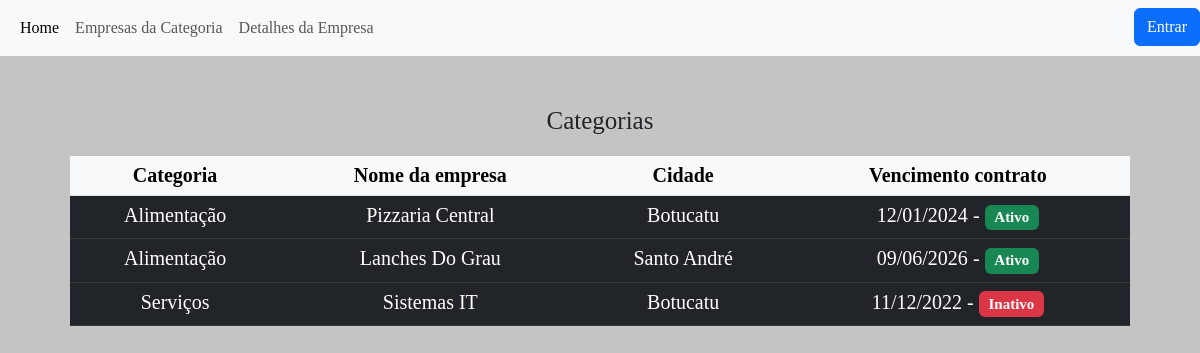
/categories.php, run on the app's committed database.
### tables this page shows
CREATE TABLE `companies` (
  `id` int(11) NOT NULL,
  `name` varchar(250) DEFAULT NULL,
  `category_id` int(11) DEFAULT NULL,
  `city` varchar(100) DEFAULT NULL,
  `state` varchar(2) DEFAULT NULL,
  `description` text DEFAULT NULL,
  `address` varchar(250) DEFAULT NULL,
  `created` datetime DEFAULT NULL,
  `modified` datetime DEFAULT NULL
);

CREATE TABLE `company_categories` (
  `id` int(11) NOT NULL,
  `name` varchar(250) DEFAULT NULL,
  `created` datetime DEFAULT NULL
);

CREATE TABLE `contracts` (
  `id` int(11) NOT NULL,
  `company_owner` varchar(250) DEFAULT NULL,
  `company_id` int(11) DEFAULT NULL,
  `seller_name` varchar(250) DEFAULT NULL,
  `expire_date` date DEFAULT NULL,
  `created` datetime DEFAULT NULL
);

### public/categories.php (the view, shortened to what this page needs)
<?php
include('../auth/connection.php');
$sql = "SELECT companies.id, companies.name, companies.city, companies.state, company_categories.name AS category_name, contracts.expire_date
FROM companies
INNER JOIN company_categories ON companies.category_id = company_categories.id
LEFT JOIN contracts ON companies.id = contracts.company_id
ORDER BY company_categories.name, contracts.expire_date";
$result = $mysqli->query($sql);
?>
<!doctype html>
<html lang="pt-br">
<head>
  <link href="https://cdn.jsdelivr.net/npm/bootstrap@5.3.0/dist/css/bootstrap.min.css" rel="stylesheet">
  <link rel="stylesheet" href="../css/styles.css">
</head>
<body>
  <header>
    <nav class="navbar navbar-expand-lg bg-body-tertiary">
      <div class="container-fluid">
        <div class="collapse navbar-collapse" id="navbarSupportedContent">
          <ul class="navbar-nav me-auto mb-2 mb-lg-0">
            <a class="nav-link active" aria-current="page" href="index.php">Home</a>
            <li class="nav-item">
              <a class="nav-link" href="categories.php">Empresas da Categoria</a>
            </li>
            <li class="nav-item">
              <a class="nav-link" href="details.php">Detalhes da Empresa</a>
            </li>
            <div class="btnoff">
              <a href="../auth/login.php"><button class="btn btn-primary position-absolute bottom-25 end-0" type="button">Entrar</button></a>
            </div>
        </div>
      </div>
    </nav>
  </header>
  <main>
    <h1>Categorias</h1>
    <div class="principal">
      <div class="table-responsive">
        <table class="table table-dark table-hover">
          <thead class="table-light">
            <tr>
              <th scope="col">Categoria</th>
              <th scope="col">Nome da empresa</th>
              <th scope="col">Cidade</th>
              <th scope="col">Vencimento contrato</th>
            </tr>
          </thead>
          <tbody>
            <?php
            while ($user_data = mysqli_fetch_assoc($result)) {
              echo "<tr>";
              echo "<td>" . $user_data['category_name'] . "</td>";
              echo "<td>" . $user_data['name'] . "</td>";
              echo "<td>" . $user_data['city'] . "</td>";
              $expire_date_formatted = date("d/m/Y", strtotime($user_data['expire_date']));
              if (strtotime($expire_date_formatted) > time()) {
                echo '<td class="active-contract">' . $expire_date_formatted . ' - <span class="badge bg-success">Ativo</span></td>';
              } else {
                echo '<td class="inactive-contract">' . $expire_date_formatted . ' - <span class="badge bg-danger">Inativo</span></td>';
                echo "</tr>";
              }
            }
            ?>
        </table>
      </div>
    </div>
  </main>
</body>
</html>

### css/styles.css (style rules this page uses)
body { margin: 0; padding: 0; font-family: Cambria, Cochin, Georgia, Times, 'Times New Roman', serif; background-color: rgb(196, 196, 196); }
main { margin: 50px; }
.principal { margin: 20px; }
table { margin: auto; font-size: 20px; text-align: center; background: rgba(0,0,0,0.1); border-radius: 20px; width: 100%; }
th, td { padding: 10px; }
h1 { text-align: center; font-size: 25px; }
table { border: 20px; }

### data on the page
companies: category.name "Alimentação", name "Pizzaria Central", city "Botucatu", contracts.expire_date "12/01/2024"
companies: category.name "Alimentação", name "Lanches Do Grau", city "Santo André", contracts.expire_date "09/06/2026"
companies: category.name "Serviços", name "Sistemas IT", city "Botucatu", contracts.expire_date "11/12/2022"
